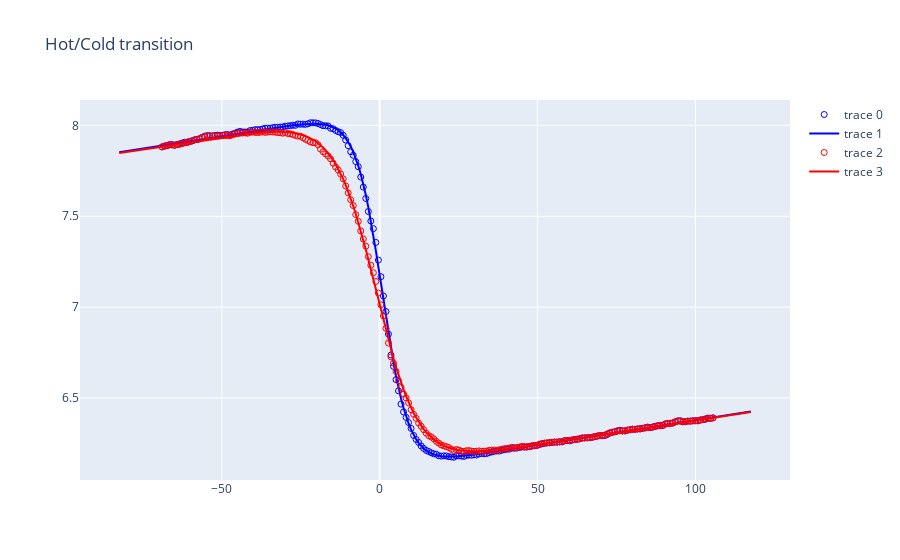

Write notebook code for a chart like this one.
### Markdown cell above
## Quick plot before exporting data to Igor for final Figure

### Code cell
fig = go.Figure()
fig.update_layout(title='Hot/Cold transition')
fig.add_trace(go.Scatter(x=x, y=cold, mode='markers', marker=dict(color='blue', symbol='circle-open')))
fig.add_trace(go.Scatter(x=x, y=cold_fit.eval(x=x), mode='lines', line=dict(color='blue')))

fig.add_trace(go.Scatter(x=x, y=hot, mode='markers', marker=dict(color='red', symbol='circle-open')))
fig.add_trace(go.Scatter(x=x, y=hot_fit.eval(x=x), mode='lines', line=dict(color='red')))
fig

### Figure 1 — Plotly figure (JSON) as saved in the notebook; plotly's stock layout.template omitted (floating-point values rounded to 4 significant figures; data arrays with more than 128 entries replaced by an {"elided": "..."} marker saying what was removed)
{"data": [{"marker": {"color": "blue", "symbol": "circle-open"}, "mode": "markers", "type": "scatter", "x": {"elided": "252 float values"}, "y": {"elided": "252 float values"}}, {"line": {"color": "blue"}, "mode": "lines", "type": "scatter", "x": {"elided": "252 float values"}, "y": {"elided": "252 float values"}}, {"marker": {"color": "red", "symbol": "circle-open"}, "mode": "markers", "type": "scatter", "x": {"elided": "252 float values"}, "y": {"elided": "252 float values"}}, {"line": {"color": "red"}, "mode": "lines", "type": "scatter", "x": {"elided": "252 float values"}, "y": {"elided": "252 float values"}}], "layout": {"title": {"text": "Hot/Cold transition"}}}
